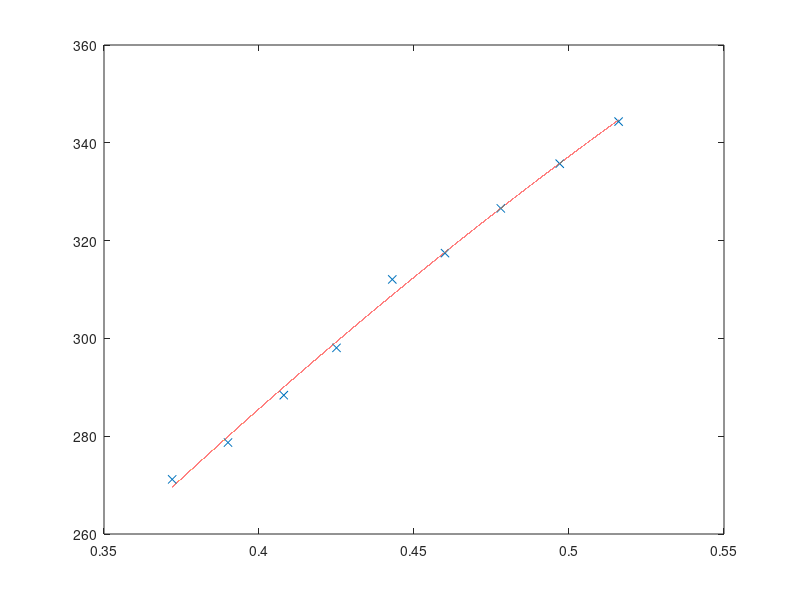

MATLAB code to generate this figure:
clear, clc, close all;

conv = 5.38032045589557;
R = [50.4 51.8 53.6 55.4 58.0 59.0 60.7 62.4 64] * conv;
OF = [0.372 0.390 0.408 0.425 0.443 0.460 0.478 0.497 0.516];
n = length(OF);

x = linspace(OF(1), OF(n), 100000);

% for i = 1:40
%     poly = polyfit(h, log(p), i);
%     poly_h = polyval(poly, h);
%     [m(i), k(i)] = max(abs(exp(poly_h) - p));
% end
% il polinomio di grado 13 è la scelta più ponderata

plot(OF, R, 'x')
hold on

poly = polyfit(OF, R, 2);
poly_x = polyval(poly, x);
plot(x, poly_x)

OF_star = 0.416;
R_star = polyval(poly, OF_star)